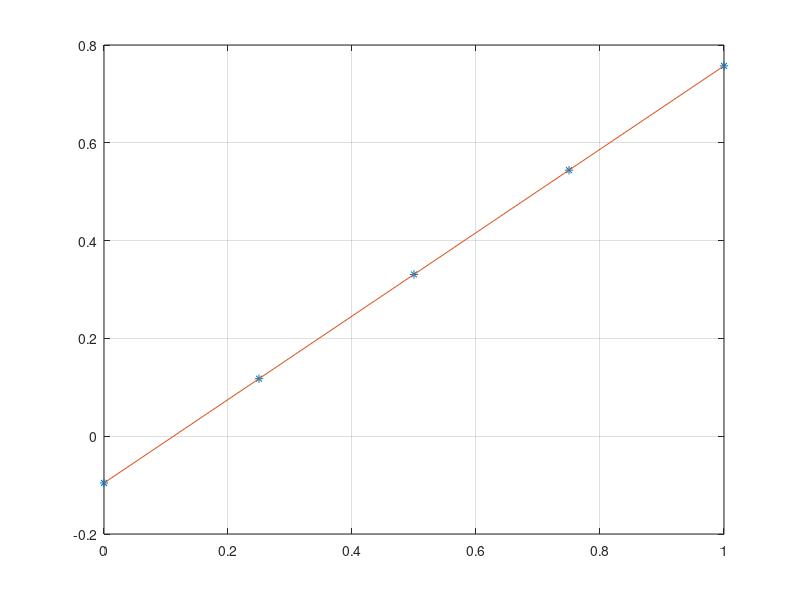

MATLAB code for this plot:
clc;
clear;
close all;

% Input
x = [0, 0.25, 0.5, 0.75, 1];
F = @(x)(x.*sin(x));

% Algorithm
y = F(x');
n = length(y);

A = [n, sum(x); sum(x), sum(x.^2)];
B = [sum(y); x*y];

ba = A\B;

% Output
fprintf('|%.10f\t%.10f\t||b| |%.10f\t|\n', A(1,1), A(1, 2), B(1));
fprintf('|%.10f\t%.10f\t||a|=|%.10f\t|\n', A(2,1), A(2, 2), B(2));
fprintf('\n|b| |%.10f\t|\n|a|=|%.10f\t|\n', ba(1), ba(2));
fprintf('\ny = a*x + b = %.10f*x + %.10f\n', ba(2), ba(1));

% Plot
y = [ones(n, 1), x']*ba;
plot(x, y, '*', x, y, '-');
grid on;

% **************************************************^**************************************************
% *****************************# Copyright by Ali Forouzandeh Hafshejani #*****************************
% ******************************# Scientific Computing Specialist 20@21 #******************************
% **************************************************^**************************************************